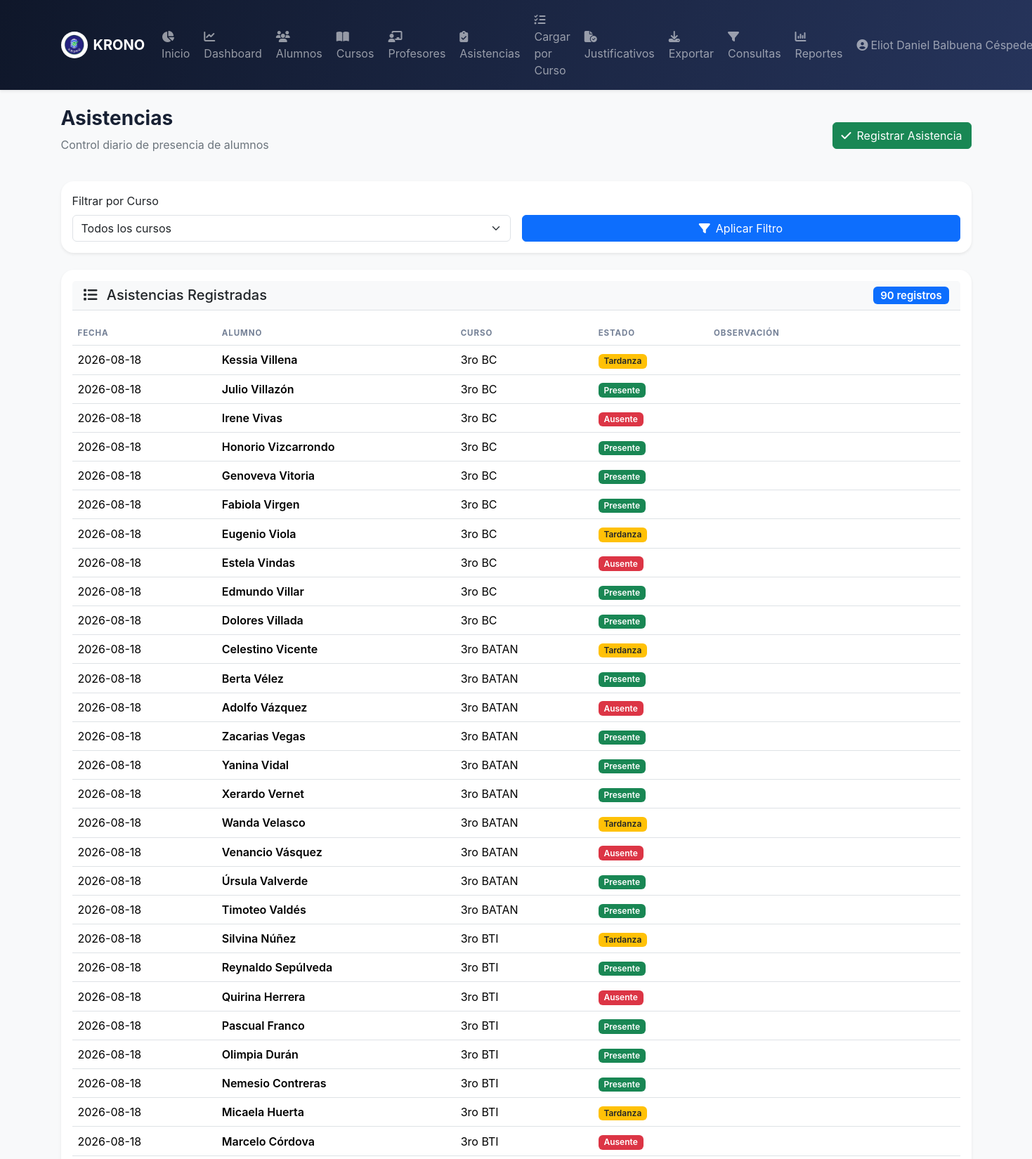
Screenshot of /asistencias.php (signed in, upper part) with the database file from the repository.
### tables this page shows
CREATE TABLE `profesores` (
  `id` int(11) NOT NULL,
  `nombre` varchar(120) NOT NULL,
  `email` varchar(120) DEFAULT NULL,
  `telefono` varchar(30) DEFAULT NULL,
  `especialidad` varchar(100) DEFAULT NULL
);

CREATE TABLE `asistencias` (
  `id` int(11) NOT NULL,
  `alumno_id` int(11) NOT NULL,
  `fecha` date NOT NULL,
  `estado` enum('Presente','Ausente','Tardanza') NOT NULL,
  `observacion` varchar(255) DEFAULT NULL
);

CREATE TABLE `alumnos` (
  `id` int(11) NOT NULL,
  `nombre` varchar(140) NOT NULL,
  `documento` varchar(30) NOT NULL,
  `curso_id` int(11) NOT NULL,
  `email` varchar(120) DEFAULT NULL,
  `telefono` varchar(30) DEFAULT NULL,
  `estado` enum('Activo','Inactivo') DEFAULT 'Activo'
);

CREATE TABLE `cursos` (
  `id` int(11) NOT NULL,
  `nombre` varchar(100) NOT NULL,
  `nivel` varchar(60) NOT NULL,
  `turno` enum('Mañana','Tarde') NOT NULL DEFAULT 'Mañana',
  `anio` year(4) NOT NULL DEFAULT 2026,
  `activo` tinyint(1) NOT NULL DEFAULT 1
);

### auth.php (called while the page is built, shortened)
<?php
require_once __DIR__ . '/conexion.php';
function get_user() {
    return $_SESSION['user'] ?? null;
}
function get_rol() {
    $user = get_user();
    return $user['rol'] ?? null;
}
function has_role($role) {
    return get_rol() === $role;
}
function is_profesor() {
    return has_role('profesor');
}
function get_user_full_data() {
    global $pdo;
    $user = get_user();
    try {
        if ($user['rol'] === 'profesor') {
            $stmt = $pdo->prepare('SELECT * FROM profesores WHERE id = ?');
            $stmt->execute([$user['profesor_id']]);
            return $stmt->fetch(PDO::FETCH_ASSOC);
        } else if ($user['rol'] === 'alumno') {
            $stmt = $pdo->prepare('SELECT a.*, c.nombre as curso_nombre FROM alumnos a LEFT JOIN cursos c ON a.curso_id = c.id WHERE a.id = ?');
            $stmt->execute([$user['alumno_id']]);
            return $stmt->fetch(PDO::FETCH_ASSOC);
        }
    } catch (PDOException $e) {
        return null;
    }
}
?>

### config.php (called while the page is built, shortened)
<?php
require_once __DIR__ . '/conexion.php';
require_once __DIR__ . '/auth.php';
function e($v) {
    return htmlspecialchars((string)($v ?? ''), ENT_QUOTES, 'UTF-8');
}
?>

### asistencias.php (the view, shortened to what this page needs)
<?php
require 'header.php';
require_once 'auth.php';
$rows = [];
if ($pdo) {
    $sql = '
        SELECT x.*, a.nombre as alumno_nombre, c.nombre as curso_nombre
        FROM asistencias x
        JOIN alumnos a ON a.id = x.alumno_id
        JOIN cursos c ON c.id = a.curso_id';
    $sql .= ' ORDER BY x.fecha DESC, x.id DESC';
    $rows = $pdo->query($sql)->fetchAll();
}
?>
<div class="d-flex justify-content-between align-items-center mb-4">
    <div>
        <h1 class="h3 fw-bold">Asistencias</h1>
        <p class="text-secondary">Control diario de presencia de alumnos</p>
    </div>
    <button class="btn btn-success" data-bs-toggle="modal" data-bs-target="#asistenciaModal">
        <i class="fa-solid fa-check me-2"></i>Registrar Asistencia
    </button>
</div>
<div class="card p-3 mb-4 shadow-sm border-0">
    <form method="GET" class="row g-3 align-items-end">
        <div class="col-md-6">
            <label class="form-label fw-500">Filtrar por Curso</label>
            <select class="form-select" name="curso" onchange="this.form.submit()">
                <option value="">Todos los cursos</option>
            </select>
        </div>
        <div class="col-md-6">
            <button type="submit" class="btn btn-primary w-100">
                <i class="fa-solid fa-filter me-2"></i>Aplicar Filtro
            </button>
        </div>
    </form>
</div>
<div class="card p-3 shadow-sm border-0">
    <div class="card-header bg-light border-bottom mb-3">
        <h5 class="mb-0">
            <i class="fa-solid fa-list me-2"></i>
            Asistencias Registradas
            <span class="badge bg-primary float-end"><?= count($rows) ?> registros</span>
        </h5>
    </div>
    <div class="table-responsive">
        <table class="table table-hover align-middle">
            <thead>
                <tr>
                    <th>Fecha</th>
                    <th>Alumno</th>
                    <th>Curso</th>
                    <th>Estado</th>
                    <th>Observación</th>
                </tr>
            </thead>
            <tbody>
                <?php if (empty($rows)): ?>
                    <tr>
                        <td colspan="5" class="text-center text-muted py-4">
                            No hay asistencias registradas
                        </td>
                    </tr>
                <?php else: foreach($rows as $r):
                    $badge = $r['estado'] === 'Presente' ? 'success' : ($r['estado'] === 'Ausente' ? 'danger' : 'warning text-dark');
                ?>
                <tr>
                    <td><?= e($r['fecha']) ?></td>
                    <td class="fw-semibold"><?= e($r['alumno_nombre']) ?></td>
                    <td><?= e($r['curso_nombre']) ?></td>
                    <td><span class="badge bg-<?= $badge ?>"><?= e($r['estado']) ?></span></td>
                    <td><?= e($r['observacion']) ?></td>
                </tr>
                <?php endforeach; endif; ?>
            </tbody>
        </table>
    </div>
</div>
<?php require 'footer.php'; ?>

### header.php (shortened to what this page needs)
<?php
require_once __DIR__ . '/config.php';
require_once __DIR__ . '/auth.php';
$current_user = get_user();
$user_data = get_user_full_data();
?>
<!doctype html>
<html lang="es">
<head>
    <link href="https://cdn.jsdelivr.net/npm/bootstrap@5.3.3/dist/css/bootstrap.min.css" rel="stylesheet">
    <link href="https://cdnjs.cloudflare.com/ajax/libs/font-awesome/6.5.2/css/all.min.css" rel="stylesheet">
    <link href="styles.css" rel="stylesheet">
</head>
<body class="bg-light">
    <nav class="navbar navbar-expand-lg navbar-dark bg-dark sticky-top shadow-sm">
        <div class="container">
            <a class="navbar-brand d-flex align-items-center gap-2" href="index.php">
                <img src="logo.png" onerror="this.style.display='none'" width="38" height="38" class="rounded-circle bg-white p-1 object-fit-contain" alt="Logo KRONO">
                <span class="fw-bold tracking-wide">KRONO</span>
            </a>
            <div class="collapse navbar-collapse" id="mainNav">
                <ul class="navbar-nav ms-auto align-items-lg-center gap-lg-1">
                    <?php if (is_profesor()): ?>
                        <li class="nav-item">
                            <a class="nav-link" href="index.php"><i class="fa-solid fa-chart-pie me-1"></i>Inicio</a>
                        </li>
                        <li class="nav-item">
                            <a class="nav-link" href="dashboard.php"><i class="fa-solid fa-chart-line me-1"></i>Dashboard</a>
                        </li>
                        <li class="nav-item">
                            <a class="nav-link" href="alumnos.php"><i class="fa-solid fa-users me-1"></i>Alumnos</a>
                        </li>
                        <li class="nav-item">
                            <a class="nav-link" href="cursos.php"><i class="fa-solid fa-book-open me-1"></i>Cursos</a>
                        </li>
                        <li class="nav-item">
                            <a class="nav-link" href="profesores.php"><i class="fa-solid fa-chalkboard-user me-1"></i>Profesores</a>
                        </li>
                        <li class="nav-item">
                            <a class="nav-link" href="asistencias.php"><i class="fa-solid fa-clipboard-check me-1"></i>Asistencias</a>
                        </li>
                        <li class="nav-item">
                            <a class="nav-link" href="cargar_asistencia_curso.php"><i class="fa-solid fa-list-check me-1"></i>Cargar por Curso</a>
                        </li>
                        <li class="nav-item">
                            <a class="nav-link" href="justificativos.php"><i class="fa-solid fa-file-circle-check me-1"></i>Justificativos</a>
                        </li>
                        <li class="nav-item">
                            <a class="nav-link" href="exportar.php"><i class="fa-solid fa-download me-1"></i>Exportar</a>
                        </li>
                        <li class="nav-item">
                            <a class="nav-link" href="consultas.php"><i class="fa-solid fa-filter me-1"></i>Consultas</a>
                        </li>
                        <li class="nav-item">
                            <a class="nav-link" href="reportes.php"><i class="fa-solid fa-chart-column me-1"></i>Reportes</a>
                        </li>
                    <?php endif; ?>
                    <li class="nav-item dropdown">
                        <a class="nav-link dropdown-toggle" href="#" id="userDropdown" role="button" data-bs-toggle="dropdown" aria-expanded="false">
                            <i class="fa-solid fa-user-circle me-1"></i><?= e($current_user['nombre']) ?>
                        </a>
                    </li>
                </ul>
            </div>
        </div>
    </nav>
    <main class="container py-4">

### styles.css (style rules this page uses)
:root { --navy:#0f172a;--navy2:#1e293b;--purple:#6558d3;--green:#19a974;--orange:#f59e0b;--red:#ef6262;--bg:#f5f7fb;--ink:#172033 }
body { background:var(--bg);color:var(--ink);font-family:Inter,system-ui,-apple-system,sans-serif }
.navbar { background:linear-gradient(110deg,var(--navy),#26345b);box-shadow:0 8px 24px #0f172a24 }
.card { border:0;border-radius:18px;box-shadow:0 10px 30px #202a4510 }
.table { vertical-align:middle }
.table thead th { font-size:.72rem;letter-spacing:.08em;color:#748096;text-transform:uppercase }
.badge { font-weight:600 }

### rows the page displays
profesores: nombre "Eliot Daniel Balbuena…"
asistencias: fecha "2026-08-18", alumno.nombre "Kessia Villena", cursos.nombre "3ro BC", estado "Tardanza"
asistencias: fecha "2026-08-18", alumno.nombre "Julio Villazón", cursos.nombre "3ro BC", estado "Presente"
asistencias: fecha "2026-08-18", alumno.nombre "Irene Vivas", cursos.nombre "3ro BC", estado "Ausente"
asistencias: fecha "2026-08-18", alumno.nombre "Honorio Vizcarrondo", cursos.nombre "3ro BC", estado "Presente"
asistencias: fecha "2026-08-18", alumno.nombre "Genoveva Vitoria", cursos.nombre "3ro BC", estado "Presente"
asistencias: fecha "2026-08-18", alumno.nombre "Fabiola Virgen", cursos.nombre "3ro BC", estado "Presente"
asistencias: fecha "2026-08-18", alumno.nombre "Eugenio Viola", cursos.nombre "3ro BC", estado "Tardanza"
asistencias: fecha "2026-08-18", alumno.nombre "Estela Vindas", cursos.nombre "3ro BC", estado "Ausente"
asistencias: fecha "2026-08-18", alumno.nombre "Edmundo Villar", cursos.nombre "3ro BC", estado "Presente"
asistencias: fecha "2026-08-18", alumno.nombre "Dolores Villada", cursos.nombre "3ro BC", estado "Presente"
asistencias: fecha "2026-08-18", alumno.nombre "Celestino Vicente", cursos.nombre "3ro BATAN", estado "Tardanza"
asistencias: fecha "2026-08-18", alumno.nombre "Berta Vélez", cursos.nombre "3ro BATAN", estado "Presente"
asistencias: fecha "2026-08-18", alumno.nombre "Adolfo Vázquez", cursos.nombre "3ro BATAN", estado "Ausente"
asistencias: fecha "2026-08-18", alumno.nombre "Zacarias Vegas", cursos.nombre "3ro BATAN", estado "Presente"
asistencias: fecha "2026-08-18", alumno.nombre "Yanina Vidal", cursos.nombre "3ro BATAN", estado "Presente"
asistencias: fecha "2026-08-18", alumno.nombre "Xerardo Vernet", cursos.nombre "3ro BATAN", estado "Presente"
asistencias: fecha "2026-08-18", alumno.nombre "Wanda Velasco", cursos.nombre "3ro BATAN", estado "Tardanza"
asistencias: fecha "2026-08-18", alumno.nombre "Venancio Vásquez", cursos.nombre "3ro BATAN", estado "Ausente"
asistencias: fecha "2026-08-18", alumno.nombre "Úrsula Valverde", cursos.nombre "3ro BATAN", estado "Presente"
asistencias: fecha "2026-08-18", alumno.nombre "Timoteo Valdés", cursos.nombre "3ro BATAN", estado "Presente"
asistencias: fecha "2026-08-18", alumno.nombre "Silvina Núñez", cursos.nombre "3ro BTI", estado "Tardanza"
asistencias: fecha "2026-08-18", alumno.nombre "Reynaldo Sepúlveda", cursos.nombre "3ro BTI", estado "Presente"
asistencias: fecha "2026-08-18", alumno.nombre "Quirina Herrera", cursos.nombre "3ro BTI", estado "Ausente"
asistencias: fecha "2026-08-18", alumno.nombre "Pascual Franco", cursos.nombre "3ro BTI", estado "Presente"
asistencias: fecha "2026-08-18", alumno.nombre "Olimpia Durán", cursos.nombre "3ro BTI", estado "Presente"
asistencias: fecha "2026-08-18", alumno.nombre "Nemesio Contreras", cursos.nombre "3ro BTI", estado "Presente"
asistencias: fecha "2026-08-18", alumno.nombre "Micaela Huerta", cursos.nombre "3ro BTI", estado "Tardanza"
asistencias: fecha "2026-08-18", alumno.nombre "Marcelo Córdova", cursos.nombre "3ro BTI", estado "Ausente"

### other values shown
count($rows) "90"
